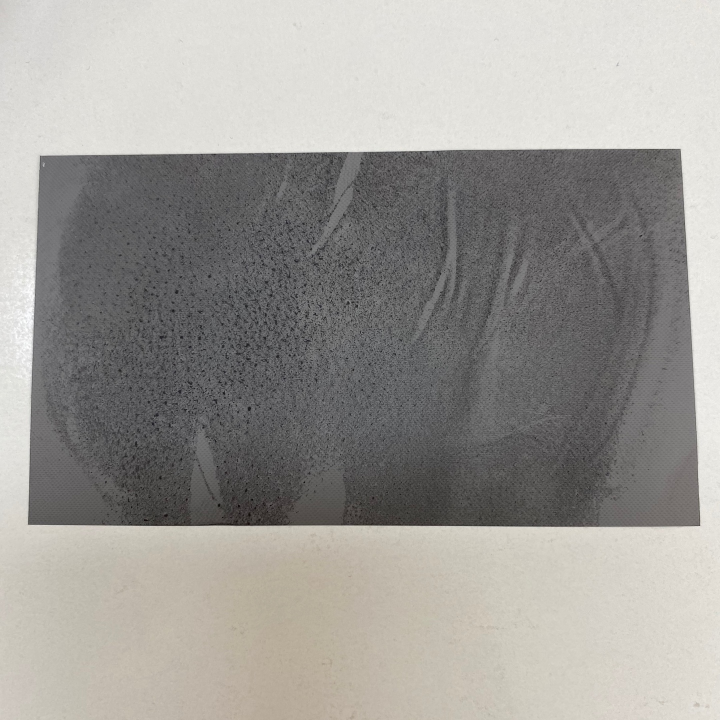
#> input picture Oil_test/File/oil_test.jpg, 1440 x 1440 px (shown at 1/2 size)
$ jupyter execute --allow-errors oil_test_06.ipynb   (shell and % lines are left out)
#> lines starting #> are read from the running program, lines starting #| are printed output that depends on the picture; after the words box and inside, x2 and y2 are one past the last pixel; in counts of white or black regions, pixels touching at a corner belong together
[cell 1]
import cv2
import numpy as np

import matplotlib.pylab as plt

image = cv2.imread('../File/oil_test.jpg')
#> image is the input picture: shape (1440, 1440, 3); mean B, G, R 149.9, 154.1, 156.4
orig = image.copy()

# STEP 1 : Edge Detection

[cell 2]
r = 800.0 / image.shape[0]
#> r = 0.556
dim = (int(image.shape[1] * r), 800)
#> dim = (800, 800)
image = cv2.resize(image, dim, interpolation = cv2.INTER_AREA)
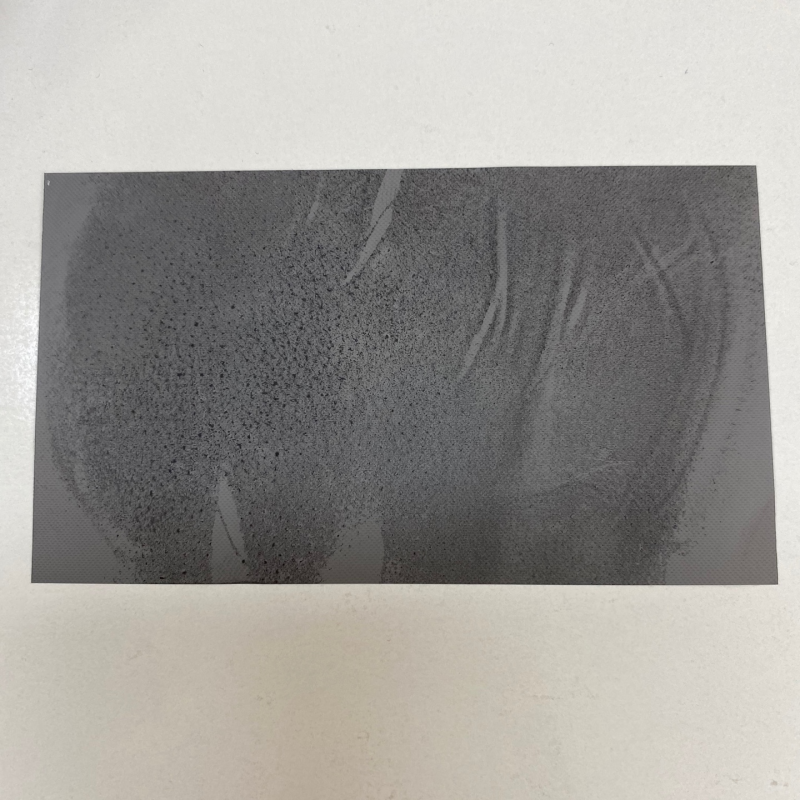
#> image: shape (800, 800, 3); mean B, G, R 149.9, 154.1, 156.4

gray = cv2.cvtColor(image, cv2.COLOR_BGR2GRAY)
blur = cv2.GaussianBlur(gray, (9,9), 0)
edged = cv2.Canny(blur, 70, 150)
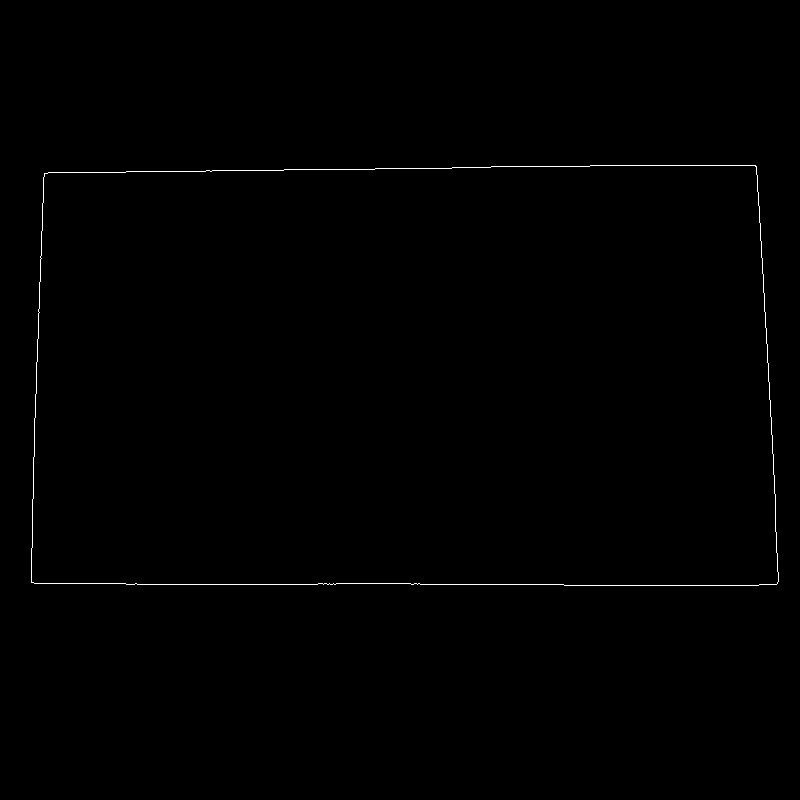
#> edged: shape (800, 800); 0.36% white in thin lines or dots, all inside (x1, y1, x2, y2) = (31, 165, 779, 586)

plt.imshow(edged)

[cell 3]
kernel = cv2.getStructuringElement(cv2.MORPH_RECT, (7,7))
closed = cv2.morphologyEx(edged, cv2.MORPH_CLOSE, kernel)
plt.imshow( closed)

[cell 4]
(cnts, _) = cv2.findContours(closed.copy(), cv2.RETR_LIST, cv2.CHAIN_APPROX_SIMPLE)
#> cnts = 2 contours; box (x1, y1, x2, y2) and area: (31, 165, 779, 586) 304191, (31, 165, 779, 586) 304146

cnts = sorted(cnts, key = cv2.contourArea, reverse=True)[:3]

for c in cnts:
    peri = cv2.arcLength(c,True)
    approx = cv2.approxPolyDP(c, 0.02 * peri, True)

    if len(approx) == 4:
        screenCnt = approx
        break
#> this loop made 1 pass
#> (peri, screenCnt) on pass 1: (2305.5, [[756, 166], [44, 173], [31, 582], [776, 584]])

cv2.drawContours(image,[screenCnt], -1, (0,255,0), 2)
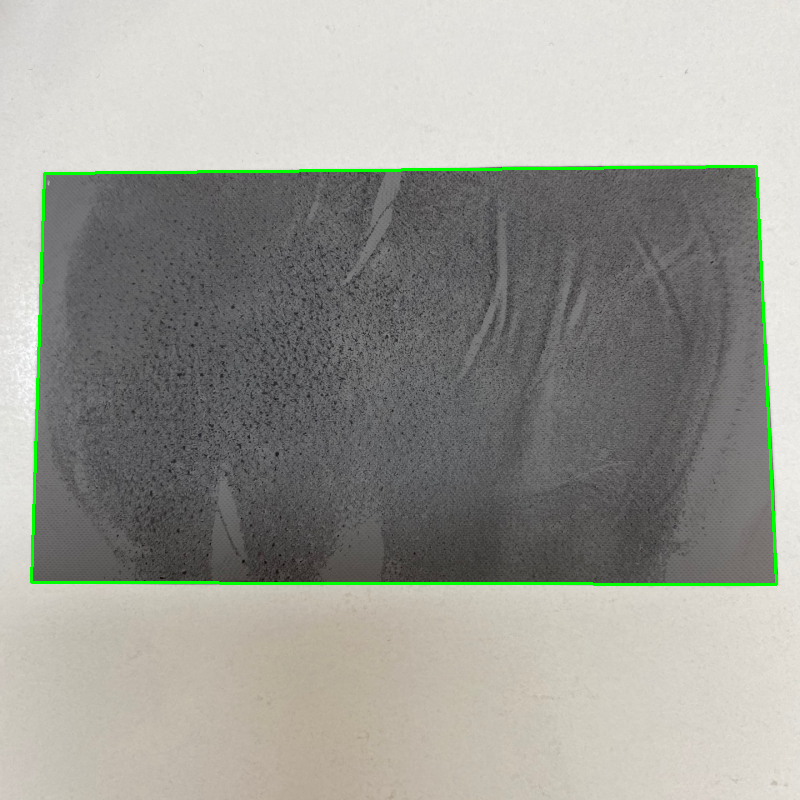
#> image: shape (800, 800, 3); 1.07% of pixels changed, all inside (x1, y1, x2, y2) = (30, 165, 778, 586)

plt.imshow(image)

[cell 5]
print(screenCnt)
#| [[[756 166]]
#|  [[ 44 173]]
#|  [[ 31 582]]
#|  [[776 584]]]

[cell 6]
def order_points(pts):
    rect = np.zeros((4,2), dtype = "float32")

    s = pts.sum(axis = 1)
#> s = [1659.6, 390.6, 1103.4, 2448]

    rect[0] = pts[np.argmin(s)]
    rect[2] = pts[np.argmax(s)]

    diff = np.diff(pts, axis = 1)
#> diff = [-1062, 232.2, 991.8, -345.6]
    rect[1] = pts[np.argmin(diff)]
    rect[3] = pts[np.argmax(diff)]

    return rect

[cell 7]
rect = order_points(screenCnt.reshape(4,2) / r)
#> rect = [[79.2, 311.4], [1360.8, 298.8], [1396.8, 1051.2], [55.8, 1047.6]]

(topLeft, topRight, bottomRight, bottomLeft) = rect
#> topLeft = [79.2, 311.4]; topRight = [1360.8, 298.8]; bottomRight = [1396.8, 1051.2]; bottomLeft = [55.8, 1047.6]

w1 = abs(bottomRight[0] - bottomLeft[0])
#> w1 = 1341
w2 = abs(topRight[0] - topLeft[0])
#> w2 = 1281.6
h1 = abs(topRight[1] - bottomRight[1])
#> h1 = 752.4
h2 = abs(topLeft[1] - bottomLeft[1])
#> h2 = 736.2

[cell 8]
maxWidth = max([w1, w2])
#> maxWidth = 1341
maxHeight = max([h1, h2])
#> maxHeight = 752.4

[cell 9]
dst = np.float32([[0,0], [maxWidth-1,0], [maxWidth-1, maxHeight-1], [0,maxHeight-1]])
#> dst = [[0, 0], [1340, 0], [1340, 751.4], [0, 751.4]]

[cell 10]
M = cv2.getPerspectiveTransform(rect, dst)
#> M = [[1.09, 0.0347, -97.25], [0.0107, 1.09, -340.4], [1.8e-05, 6.4e-05, 1]]

$ run again, with Oil_test/File/org_trim.jpg copied over Oil_test/File/oil_test.jpg
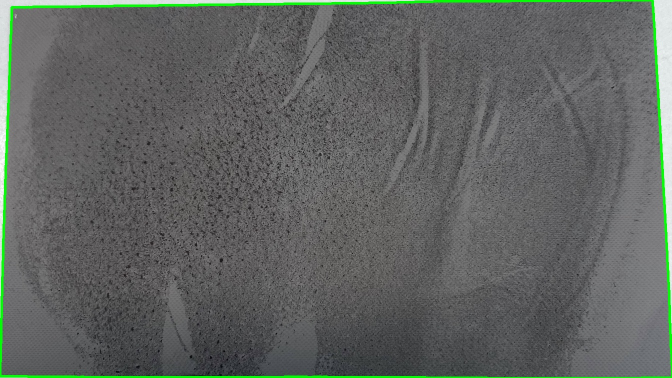
#> input picture Oil_test/File/org_trim.jpg, 1344 x 756 px (shown at 1/2 size)
#> image is the input picture: shape (756, 1344, 3); mean B, G, R 96.7, 100.2, 95.9
#> `edged = cv2.Canny(blur, 70, 150)`:
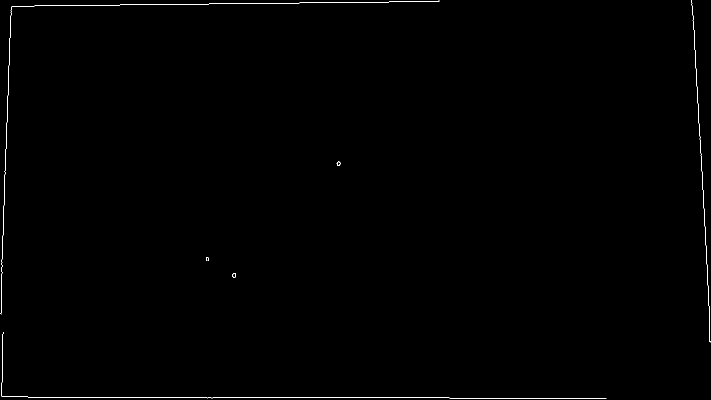
#> edged: shape (800, 1422) (shown at 1/2 size); 0.31% white in thin lines or dots
#> closed: shape (800, 1422); 0.47% white; 6 white regions
#> `(cnts, _) = cv2.findContours(closed.copy(), cv2.RETR_LIST, cv2.CHAIN_A..`: cnts = 6 contours; box (x1, y1, x2, y2) and area: (0, 664, 1213, 800) 850, (0, 0, 880, 629) 596, (1383, 0, 1422, 685) 202, (465, 546, 472, 556) 42, (673, 323, 681, 331) 38, (412, 514, 418, 522) 28
#> `cnts = sorted(cnts, key = cv2.contourArea, reverse=True)[:3]`: cnts = 3 contours; box (x1, y1, x2, y2) and area: (0, 664, 1213, 800) 850, (0, 0, 880, 629) 596, (1383, 0, 1422, 685) 202
#> the loop `for c in cnts:` made 1 pass
#> (peri, screenCnt) on pass 1: (2710.1, [[5, 668], [4, 793], [1212, 799], [5, 793]])
#> `cv2.drawContours(image,[screenCnt], -1, (0,255,0), 2)`:
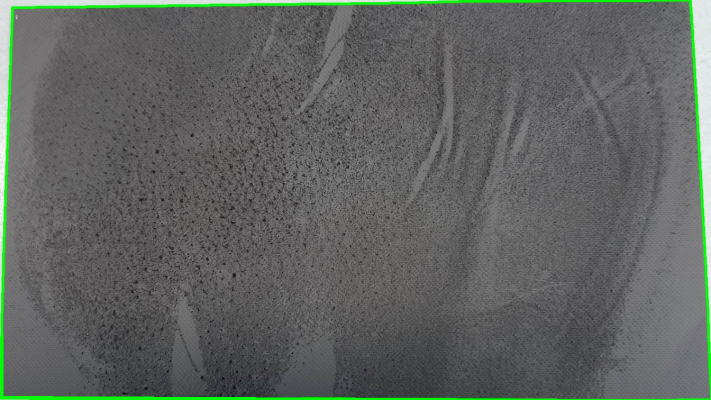
#> image: shape (800, 1422, 3) (shown at 1/2 size); mean B, G, R 96.5, 100.4, 95.7
#| [[[   5  668]]
#|  [[   4  793]]
#|  [[1212  799]]
#|  [[   5  793]]]
#> s = [636, 753.2, 1900.4, 754.1]
#> diff = [626.5, 745.6, -390.3, 744.7]
#> rect = [[4.72, 631.3], [1145.3, 755.1], [1145.3, 755.1], [3.78, 749.4]]
#> topLeft = [4.72, 631.3]; topRight = [1145.3, 755.1]; bottomLeft = [3.78, 749.4]
#> w1 = 1141.6
#> w2 = 1140.6
#> h1 = 0
#> h2 = 118.1
#> maxWidth = 1141.6
#> maxHeight = 118.1
#> dst = [[0, 0], [1140.6, 0], [1140.6, 117.1], [0, 117.1]]
#> M = [[8.88e-11, 7.11e-13, -8.68e-10], [-0.000172, 0.00159, -1], [-1.42e-06, 3e-06, -0.000639]]
